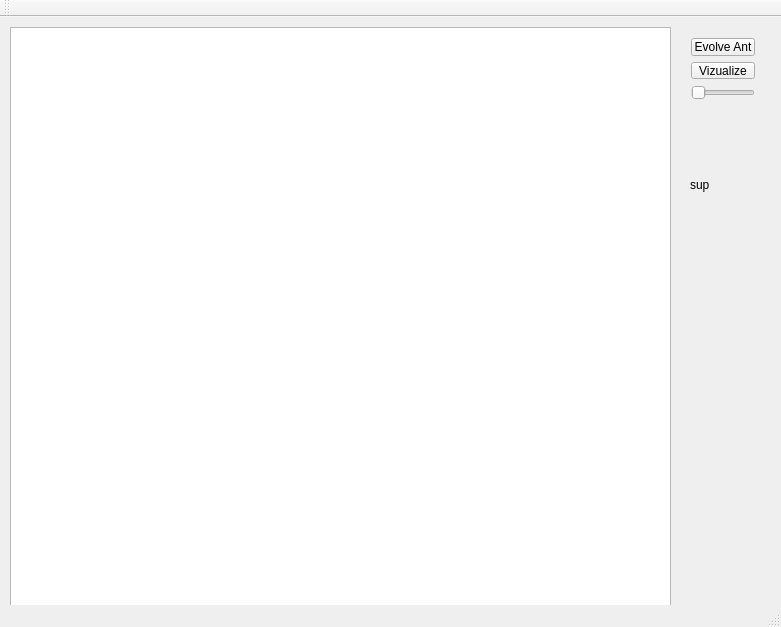
<?xml version="1.0" encoding="UTF-8"?>
<ui version="4.0">
 <class>MainWindow</class>
 <widget class="QMainWindow" name="MainWindow">
  <property name="geometry">
   <rect>
    <x>0</x>
    <y>0</y>
    <width>781</width>
    <height>627</height>
   </rect>
  </property>
  <property name="windowTitle">
   <string>MainWindow</string>
  </property>
  <widget class="QWidget" name="centralWidget">
   <widget class="QGraphicsView" name="graphicsView">
    <property name="geometry">
     <rect>
      <x>10</x>
      <y>10</y>
      <width>661</width>
      <height>611</height>
     </rect>
    </property>
   </widget>
   <widget class="QLabel" name="scoreLabel">
    <property name="geometry">
     <rect>
      <x>690</x>
      <y>160</y>
      <width>71</width>
      <height>16</height>
     </rect>
    </property>
    <property name="text">
     <string>sup</string>
    </property>
   </widget>
   <widget class="QWidget" name="">
    <property name="geometry">
     <rect>
      <x>680</x>
      <y>10</y>
      <width>86</width>
      <height>84</height>
     </rect>
    </property>
    <layout class="QVBoxLayout" name="verticalLayout_2">
     <item>
      <layout class="QVBoxLayout" name="verticalLayout">
       <item>
        <widget class="QPushButton" name="evolveButton">
         <property name="text">
          <string>Evolve Ant</string>
         </property>
        </widget>
       </item>
       <item>
        <widget class="QPushButton" name="visualizeButton">
         <property name="text">
          <string>Vizualize</string>
         </property>
        </widget>
       </item>
      </layout>
     </item>
     <item>
      <widget class="QSlider" name="horizontalSlider">
       <property name="orientation">
        <enum>Qt::Horizontal</enum>
       </property>
      </widget>
     </item>
    </layout>
   </widget>
  </widget>
  <widget class="QMenuBar" name="menuBar">
   <property name="geometry">
    <rect>
     <x>0</x>
     <y>0</y>
     <width>781</width>
     <height>21</height>
    </rect>
   </property>
  </widget>
  <widget class="QToolBar" name="mainToolBar">
   <attribute name="toolBarArea">
    <enum>TopToolBarArea</enum>
   </attribute>
   <attribute name="toolBarBreak">
    <bool>false</bool>
   </attribute>
  </widget>
  <widget class="QStatusBar" name="statusBar"/>
 </widget>
 <layoutdefault spacing="6" margin="11"/>
 <resources/>
 <connections>
  <connection>
   <sender>evolveButton</sender>
   <signal>clicked()</signal>
   <receiver>MainWindow</receiver>
   <slot>onEvolveButton()</slot>
   <hints>
    <hint type="sourcelabel">
     <x>740</x>
     <y>60</y>
    </hint>
    <hint type="destinationlabel">
     <x>731</x>
     <y>196</y>
    </hint>
   </hints>
  </connection>
  <connection>
   <sender>visualizeButton</sender>
   <signal>clicked()</signal>
   <receiver>MainWindow</receiver>
   <slot>onVisualizeButton()</slot>
   <hints>
    <hint type="sourcelabel">
     <x>701</x>
     <y>93</y>
    </hint>
    <hint type="destinationlabel">
     <x>756</x>
     <y>197</y>
    </hint>
   </hints>
  </connection>
 </connections>
 <slots>
  <slot>onEvolveButton()</slot>
  <slot>onVisualizeButton()</slot>
 </slots>
</ui>
